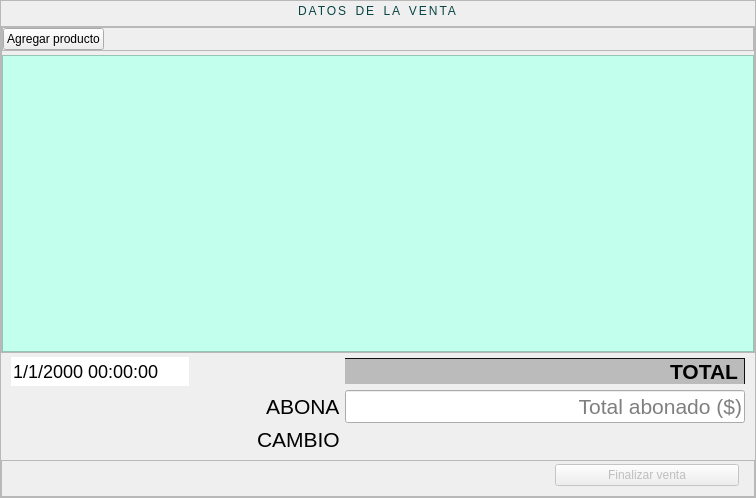
             <widget class="QWidget" name="box1_sales_form">
              <property name="geometry">
               <rect>
                <x>0</x>
                <y>0</y>
                <width>756</width>
                <height>498</height>
               </rect>
              </property>
              <attribute name="label">
               <string>Formulario de venta</string>
              </attribute>
              <layout class="QVBoxLayout" name="box1_sales_form_Vlayout" stretch="0">
               <property name="spacing">
                <number>4</number>
               </property>
               <property name="leftMargin">
                <number>0</number>
               </property>
               <property name="topMargin">
                <number>0</number>
               </property>
               <property name="rightMargin">
                <number>0</number>
               </property>
               <property name="bottomMargin">
                <number>0</number>
               </property>
               <item>
                <widget class="QFrame" name="main_form">
                 <property name="frameShape">
                  <enum>QFrame::StyledPanel</enum>
                 </property>
                 <property name="frameShadow">
                  <enum>QFrame::Raised</enum>
                 </property>
                 <layout class="QVBoxLayout" name="box1_main_form_Vlayout" stretch="0,10,0,0">
                  <property name="spacing">
                   <number>4</number>
                  </property>
                  <property name="leftMargin">
                   <number>0</number>
                  </property>
                  <property name="topMargin">
                   <number>0</number>
                  </property>
                  <property name="rightMargin">
                   <number>0</number>
                  </property>
                  <property name="bottomMargin">
                   <number>0</number>
                  </property>
                  <item>
                   <widget class="QLabel" name="label_sales_data">
                    <property name="toolTip">
                     <string notr="true"/>
                    </property>
                    <property name="styleSheet">
                     <string notr="true">QLabel {
	font: 24px &quot;Bahnschrift SemiLight SemiConde&quot;;
	letter-spacing: 2px;
	word-spacing: 2px;
	color: rgb(8, 68, 68);
	margin-left: 30px;
	margin-right: 30px;
	border-bottom: 1px solid;
	border-color: rgb(11, 126, 127);
}</string>
                    </property>
                    <property name="text">
                     <string notr="true">DATOS DE LA VENTA</string>
                    </property>
                    <property name="textFormat">
                     <enum>Qt::PlainText</enum>
                    </property>
                    <property name="alignment">
                     <set>Qt::AlignBottom|Qt::AlignHCenter</set>
                    </property>
                    <property name="textInteractionFlags">
                     <set>Qt::NoTextInteraction</set>
                    </property>
                   </widget>
                  </item>
                  <item>
                   <widget class="QFrame" name="frame_list">
                    <property name="frameShape">
                     <enum>QFrame::StyledPanel</enum>
                    </property>
                    <property name="frameShadow">
                     <enum>QFrame::Raised</enum>
                    </property>
                    <layout class="QVBoxLayout" name="box1_frame_list_Vlayout" stretch="0,10">
                     <property name="spacing">
                      <number>4</number>
                     </property>
                     <property name="leftMargin">
                      <number>0</number>
                     </property>
                     <property name="topMargin">
                      <number>0</number>
                     </property>
                     <property name="rightMargin">
                      <number>0</number>
                     </property>
                     <property name="bottomMargin">
                      <number>0</number>
                     </property>
                     <item>
                      <widget class="QFrame" name="add_products">
                       <property name="frameShape">
                        <enum>QFrame::StyledPanel</enum>
                       </property>
                       <property name="frameShadow">
                        <enum>QFrame::Raised</enum>
                       </property>
                       <layout class="QHBoxLayout" name="box1_add_products_Hlayout" stretch="0,10">
                        <property name="spacing">
                         <number>4</number>
                        </property>
                        <property name="leftMargin">
                         <number>0</number>
                        </property>
                        <property name="topMargin">
                         <number>0</number>
                        </property>
                        <property name="rightMargin">
                         <number>0</number>
                        </property>
                        <property name="bottomMargin">
                         <number>0</number>
                        </property>
                        <item>
                         <widget class="QPushButton" name="btn_add_product">
                          <property name="maximumSize">
                           <size>
                            <width>172</width>
                            <height>16777215</height>
                           </size>
                          </property>
                          <property name="toolTip">
                           <string>&lt;html&gt;&lt;head/&gt;&lt;body&gt;&lt;p&gt;&lt;span style=&quot; font-size:11pt;&quot;&gt;Agrega un producto más a la venta actual (&lt;/span&gt;&lt;span style=&quot; font-size:11pt; font-style:italic;&quot;&gt;+&lt;/span&gt;&lt;span style=&quot; font-size:11pt;&quot;&gt;).&lt;/span&gt;&lt;/p&gt;&lt;/body&gt;&lt;/html&gt;</string>
                          </property>
                          <property name="text">
                           <string>Agregar producto</string>
                          </property>
                          <property name="icon">
                           <iconset>
                            <normaloff>icons/plusWhite.svg</normaloff>icons/plusWhite.svg</iconset>
                          </property>
                          <property name="iconSize">
                           <size>
                            <width>24</width>
                            <height>24</height>
                           </size>
                          </property>
                          <property name="shortcut">
                           <string notr="true">+</string>
                          </property>
                         </widget>
                        </item>
                        <item>
                         <spacer name="btn_add_product_Hspacer">
                          <property name="orientation">
                           <enum>Qt::Horizontal</enum>
                          </property>
                          <property name="sizeHint" stdset="0">
                           <size>
                            <width>379</width>
                            <height>20</height>
                           </size>
                          </property>
                         </spacer>
                        </item>
                       </layout>
                      </widget>
                     </item>
                     <item>
                      <widget class="QListWidget" name="sales_input_list">
                       <property name="sizePolicy">
                        <sizepolicy hsizetype="Expanding" vsizetype="Expanding">
                         <horstretch>0</horstretch>
                         <verstretch>0</verstretch>
                        </sizepolicy>
                       </property>
                       <property name="styleSheet">
                        <string notr="true">QListWidget {
	background-color: rgb(194, 255, 237);
}
QListWidget::item {
	background-color: qlineargradient(spread:pad, x1:0, y1:0.273, x2:1, y2:0.835, stop:0 rgba(144, 205, 171, 255), stop:1 rgba(187, 255, 154, 255));
	margin-left: 7px;
	margin-right: 7px;
	padding: 2px;
	border-bottom: 1px solid;
	border-color: rgb(65, 117, 75);
}
QListWidget::item:selected {
	border-left: 7px solid rgb(34, 87, 122);
}</string>
                       </property>
                       <property name="sizeAdjustPolicy">
                        <enum>QAbstractScrollArea::AdjustToContents</enum>
                       </property>
                       <property name="editTriggers">
                        <set>QAbstractItemView::NoEditTriggers</set>
                       </property>
                       <property name="tabKeyNavigation">
                        <bool>true</bool>
                       </property>
                       <property name="alternatingRowColors">
                        <bool>false</bool>
                       </property>
                       <property name="resizeMode">
                        <enum>QListView::Adjust</enum>
                       </property>
                       <property name="spacing">
                        <number>5</number>
                       </property>
                       <property name="uniformItemSizes">
                        <bool>true</bool>
                       </property>
                       <property name="wordWrap">
                        <bool>true</bool>
                       </property>
                      </widget>
                     </item>
                    </layout>
                   </widget>
                  </item>
                  <item>
                   <widget class="QFrame" name="sale_info">
                    <property name="styleSheet">
                     <string notr="true">QLabel,
#lineEdit_paid {
	font-size: 21px;
}


#label_total_change {
	color: #f00;
}


#dateTimeEdit_sale {
	font-size: 18px;
}</string>
                    </property>
                    <property name="frameShape">
                     <enum>QFrame::NoFrame</enum>
                    </property>
                    <property name="frameShadow">
                     <enum>QFrame::Raised</enum>
                    </property>
                    <layout class="QGridLayout" name="gridLayout" columnstretch="0,0,0">
                     <property name="leftMargin">
                      <number>10</number>
                     </property>
                     <property name="topMargin">
                      <number>0</number>
                     </property>
                     <property name="rightMargin">
                      <number>10</number>
                     </property>
                     <property name="bottomMargin">
                      <number>0</number>
                     </property>
                     <property name="horizontalSpacing">
                      <number>5</number>
                     </property>
                     <property name="verticalSpacing">
                      <number>4</number>
                     </property>
                     <item row="2" column="2" rowspan="2">
                      <widget class="QLabel" name="label_total_change">
                       <property name="maximumSize">
                        <size>
                         <width>400</width>
                         <height>16777215</height>
                        </size>
                       </property>
                       <property name="text">
                        <string notr="true"/>
                       </property>
                       <property name="alignment">
                        <set>Qt::AlignRight|Qt::AlignTrailing|Qt::AlignVCenter</set>
                       </property>
                       <property name="wordWrap">
                        <bool>false</bool>
                       </property>
                      </widget>
                     </item>
                     <item row="1" column="2">
                      <widget class="QLineEdit" name="lineEdit_paid">
                       <property name="maximumSize">
                        <size>
                         <width>400</width>
                         <height>16777215</height>
                        </size>
                       </property>
                       <property name="toolTip">
                        <string notr="true">&lt;html&gt;&lt;head/&gt;&lt;body&gt;&lt;p&gt;&lt;span style=&quot; font-size:11pt;&quot;&gt;La cantidad de dinero pagado en esta venta. Si es &lt;/span&gt;&lt;span style=&quot; font-size:11pt; text-decoration: underline;&quot;&gt;menor al total&lt;/span&gt;&lt;span style=&quot; font-size:11pt;&quot;&gt;, la diferencia se considera &lt;/span&gt;&lt;span style=&quot; font-size:11pt; text-decoration: underline;&quot;&gt;deuda&lt;/span&gt;&lt;span style=&quot; font-size:11pt;&quot;&gt;. Si es &lt;/span&gt;&lt;span style=&quot; font-size:11pt; text-decoration: underline;&quot;&gt;mayor que el total&lt;/span&gt;&lt;span style=&quot; font-size:11pt;&quot;&gt;, se calcula el &lt;/span&gt;&lt;span style=&quot; font-size:11pt; text-decoration: underline;&quot;&gt;vuelto&lt;/span&gt;&lt;span style=&quot; font-size:11pt;&quot;&gt;.&lt;/span&gt;&lt;/p&gt;&lt;/body&gt;&lt;/html&gt;</string>
                       </property>
                       <property name="text">
                        <string notr="true"/>
                       </property>
                       <property name="alignment">
                        <set>Qt::AlignRight|Qt::AlignTrailing|Qt::AlignVCenter</set>
                       </property>
                       <property name="placeholderText">
                        <string notr="true">Total abonado ($)</string>
                       </property>
                      </widget>
                     </item>
                     <item row="0" column="2">
                      <widget class="QLabel" name="label_total">
                       <property name="sizePolicy">
                        <sizepolicy hsizetype="Preferred" vsizetype="Fixed">
                         <horstretch>0</horstretch>
                         <verstretch>0</verstretch>
                        </sizepolicy>
                       </property>
                       <property name="maximumSize">
                        <size>
                         <width>400</width>
                         <height>16777215</height>
                        </size>
                       </property>
                       <property name="styleSheet">
                        <string notr="true">font-weight: 500;
background-color: #bbb;
border-top: 1px solid #111;
border-right: 1px solid #111;</string>
                       </property>
                       <property name="text">
                        <string notr="true">TOTAL</string>
                       </property>
                       <property name="alignment">
                        <set>Qt::AlignRight|Qt::AlignTrailing|Qt::AlignVCenter</set>
                       </property>
                       <property name="textInteractionFlags">
                        <set>Qt::TextSelectableByMouse</set>
                       </property>
                      </widget>
                     </item>
                     <item row="1" column="1" alignment="Qt::AlignRight">
                      <widget class="QLabel" name="label_paid">
                       <property name="text">
                        <string>ABONA</string>
                       </property>
                       <property name="textInteractionFlags">
                        <set>Qt::NoTextInteraction</set>
                       </property>
                      </widget>
                     </item>
                     <item row="2" column="1" alignment="Qt::AlignRight">
                      <widget class="QLabel" name="label_change">
                       <property name="text">
                        <string>CAMBIO</string>
                       </property>
                      </widget>
                     </item>
                     <item row="0" column="0">
                      <widget class="QDateTimeEdit" name="dateTimeEdit_sale">
                       <property name="wrapping">
                        <bool>true</bool>
                       </property>
                       <property name="frame">
                        <bool>false</bool>
                       </property>
                       <property name="readOnly">
                        <bool>true</bool>
                       </property>
                       <property name="buttonSymbols">
                        <enum>QAbstractSpinBox::NoButtons</enum>
                       </property>
                       <property name="accelerated">
                        <bool>false</bool>
                       </property>
                       <property name="correctionMode">
                        <enum>QAbstractSpinBox::CorrectToPreviousValue</enum>
                       </property>
                       <property name="keyboardTracking">
                        <bool>false</bool>
                       </property>
                       <property name="showGroupSeparator" stdset="0">
                        <bool>true</bool>
                       </property>
                       <property name="displayFormat">
                        <string>d/M/yyyy HH:mm:ss</string>
                       </property>
                      </widget>
                     </item>
                    </layout>
                   </widget>
                  </item>
                  <item>
                   <widget class="QFrame" name="end_sale">
                    <property name="frameShape">
                     <enum>QFrame::StyledPanel</enum>
                    </property>
                    <property name="frameShadow">
                     <enum>QFrame::Raised</enum>
                    </property>
                    <layout class="QHBoxLayout" name="end_sale_Hlayout" stretch="3,1">
                     <property name="spacing">
                      <number>0</number>
                     </property>
                     <property name="leftMargin">
                      <number>0</number>
                     </property>
                     <property name="topMargin">
                      <number>3</number>
                     </property>
                     <property name="rightMargin">
                      <number>15</number>
                     </property>
                     <property name="bottomMargin">
                      <number>10</number>
                     </property>
                     <item>
                      <spacer name="horizontalSpacer_2">
                       <property name="orientation">
                        <enum>Qt::Horizontal</enum>
                       </property>
                       <property name="sizeHint" stdset="0">
                        <size>
                         <width>412</width>
                         <height>20</height>
                        </size>
                       </property>
                      </spacer>
                     </item>
                     <item>
                      <widget class="QPushButton" name="btn_end_sale">
                       <property name="enabled">
                        <bool>false</bool>
                       </property>
                       <property name="toolTip">
                        <string notr="true">&lt;html&gt;&lt;head/&gt;&lt;body&gt;&lt;p&gt;&lt;span style=&quot; font-size:11pt;&quot;&gt;Guarda los datos de la venta actual y da por terminada la venta (&lt;/span&gt;&lt;span style=&quot; font-size:11pt; font-style:italic;&quot;&gt;mayúsculas &lt;/span&gt;&lt;span style=&quot; font-size:11pt;&quot;&gt;+&lt;/span&gt;&lt;span style=&quot; font-size:11pt; font-style:italic;&quot;&gt; enter&lt;/span&gt;&lt;span style=&quot; font-size:11pt;&quot;&gt;).&lt;/span&gt;&lt;/p&gt;&lt;/body&gt;&lt;/html&gt;</string>
                       </property>
                       <property name="text">
                        <string>Finalizar venta</string>
                       </property>
                       <property name="icon">
                        <iconset>
                         <normaloff>icons/checkWhite.svg</normaloff>icons/checkWhite.svg</iconset>
                       </property>
                       <property name="iconSize">
                        <size>
                         <width>24</width>
                         <height>24</height>
                        </size>
                       </property>
                       <property name="shortcut">
                        <string notr="true">Shift+Return</string>
                       </property>
                      </widget>
                     </item>
                    </layout>
                   </widget>
                  </item>
                 </layout>
                </widget>
               </item>
              </layout>
             </widget>
